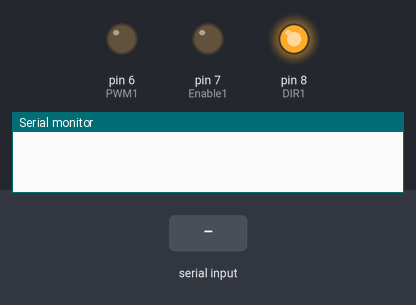
Bench run of a sketch on a simulated Arduino Uno, built with avr-gcc and run on an emulated ATmega328P. Parts: output pins drawn as LEDs (lit = HIGH), the last lines printed to the serial monitor. The inputs (shaded band) are chosen by the test bench.

Above: at 1.2 s.
1.3 s: "1" received over the second serial link
At 2.5 s:
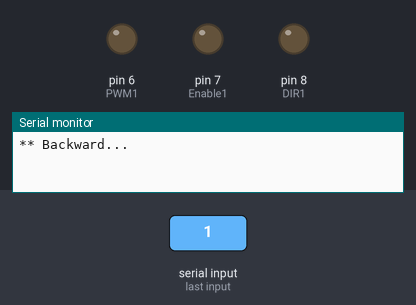
2.8 s: "4" received over the second serial link
At 3.8 s:
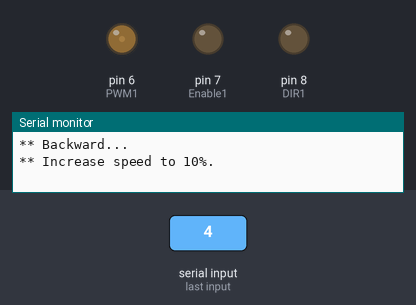
4.3 s: "2" received over the second serial link
At 4.9 s:
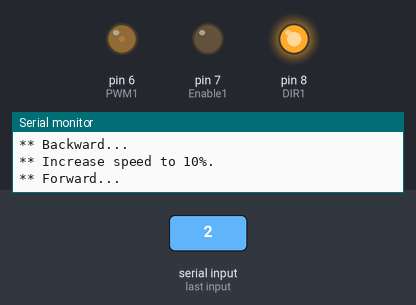
5.8 s: "3" received over the second serial link
At 7.2 s:
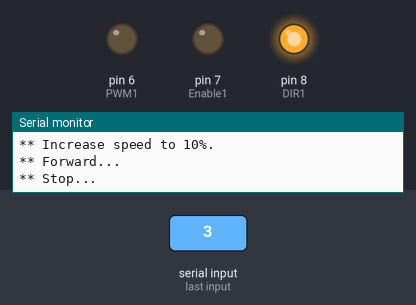
Timing chart, 0 to 8.3 s (numbered marks = the images above; inputs shaded):
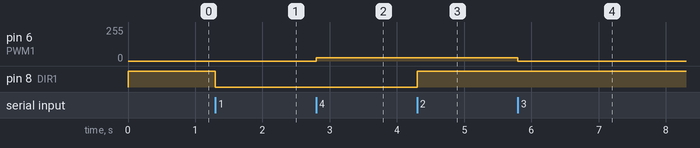

The sketch:

CH_31_03.ino
```cpp
#include <SoftwareSerial.h>

// SoftwareSerial(RX, TX) 형식으로 블루투스 모듈과 교차하여 연결된다.
SoftwareSerial BTSerial(2, 3);

int PWM1 = 6;        // 모터 1 제어를 위한 연결 핀
int Enable1 = 7;
int DIR1 = 8;

int current_speed = 0;

void setup(){
  // 모터 제어를 위한 핀들을 출력으로 설정
  pinMode(PWM1, OUTPUT);
  pinMode(Enable1, OUTPUT);
  pinMode(DIR1, OUTPUT);

  digitalWrite(Enable1, LOW);   // 활성화 상태
  digitalWrite(DIR1, HIGH);   // 전진
  analogWrite(PWM1, 0);     // 속도 0

  Serial.begin(9600);
  BTSerial.begin(9600);
}

void loop(){
  if(BTSerial.available()){
    byte data = BTSerial.read();
    if(data >= '1' && data <= '5'){
      switch(data){
        case '1':       // 후진
          Serial.println("** Backward...");
          digitalWrite(DIR1, LOW);
          break;
        case '2':       // 전진
          Serial.println("** Forward...");
          digitalWrite(DIR1, HIGH);
          break;
        case '3':       // 정지
          Serial.println("** Stop...");
          analogWrite(PWM1, 0);
          break;
        case '4':       // 속도 10% 증가
          current_speed += 10;
          if(current_speed > 100)   // 최대 속도는 100%
            current_speed = 100;
          Serial.println(String("** Increase speed to ") + current_speed + "%.");
          analogWrite(PWM1, current_speed * 255 / 100);
          break;
        case '5':       // 속도 10% 감소
          current_speed -= 10;
          if(current_speed < 10)    // 최소 속도는 10%
            current_speed = 10;
          Serial.println(String("** Decrease speed to ") + current_speed + "%.");
          analogWrite(PWM1, current_speed * 255 / 100);
          break;
      }
    }
  }
}
```

Measured:
- after the input at 1.3 s, pin 8 (DIR1): HIGH → LOW at once
- after the input at 2.8 s, pin 6 (PWM1): 0/255 → 25/255 at once
- after the input at 4.3 s, pin 8 (DIR1): LOW → HIGH at once
- after the input at 5.8 s, pin 6 (PWM1): 25/255 → 0/255 at once
